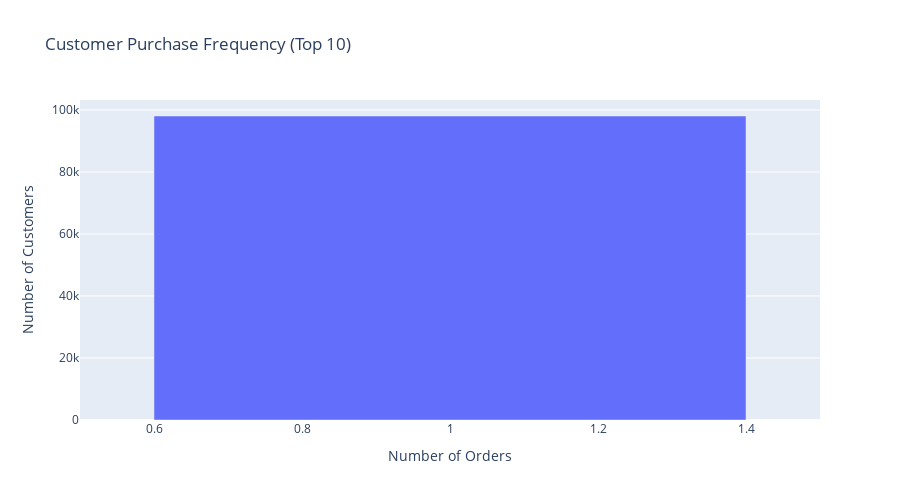

Notebook source saved alongside this figure:
### Markdown cell above
### 5.2 - Purchase Frequency Distribution

### Code cell
order_freq = df_customers['total_orders'].value_counts().sort_index().head(10)

fig = px.bar(
    x=order_freq.index,
    y=order_freq.values,
    title='Customer Purchase Frequency (Top 10)',
    labels={'x': 'Number of Orders', 'y': 'Number of Customers'}
)

fig.update_layout(height=500)
fig.show()

one_time = (df_customers['total_orders'] == 1).sum()
repeat = (df_customers['total_orders'] > 1).sum()

print(f"\nOne-time buyers: {one_time:,} ({one_time/len(df_customers)*100:.1f}%)")
print(f"Repeat customers: {repeat:,} ({repeat/len(df_customers)*100:.1f}%)")

### Figure 1 — Plotly figure (JSON) as saved in the notebook; plotly's stock layout.template omitted (floating-point values rounded to 4 significant figures)
{"data": [{"hovertemplate": "Number of Orders=%{x}<br>Number of Customers=%{y}<extra></extra>", "legendgroup": "", "marker": {"color": "#636efa", "pattern": {"shape": ""}}, "name": "", "orientation": "v", "showlegend": false, "textposition": "auto", "type": "bar", "x": [1], "xaxis": "x", "y": [98059], "yaxis": "y"}], "layout": {"barmode": "relative", "height": 500, "legend": {"tracegroupgap": 0}, "title": {"text": "Customer Purchase Frequency (Top 10)"}, "xaxis": {"anchor": "y", "domain": [0, 1], "title": {"text": "Number of Orders"}}, "yaxis": {"anchor": "x", "domain": [0, 1], "title": {"text": "Number of Customers"}}}}
